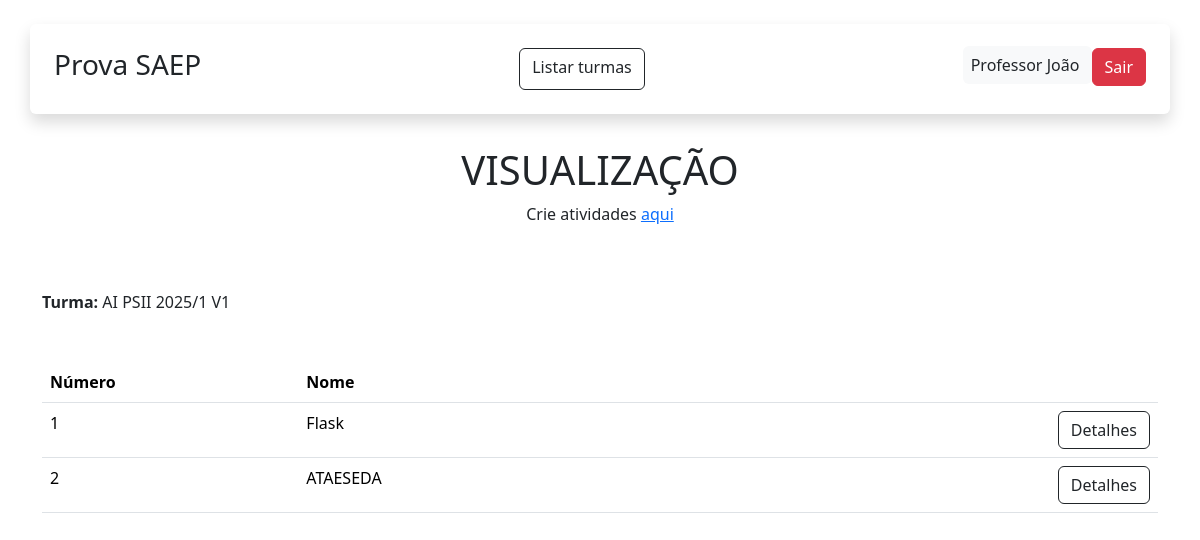
Before: /turma/1/atividades (signed in) with the older database file.
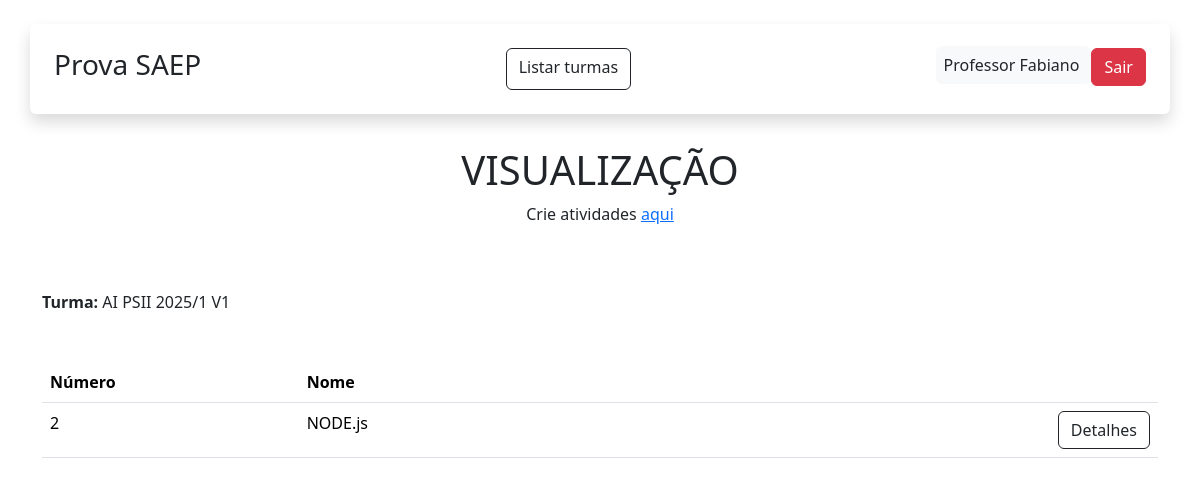
After: the same page with the newer database file.
### app/models.py (models this page shows, shortened)
class User(db.Model, UserMixin):
    id = db.Column(db.Integer, primary_key=True)
    nome = db.Column(db.String(100), nullable=False)
    sobrenome = db.Column(db.String(100), nullable=False)
    email = db.Column(db.String(120), unique=True, nullable=False)
    senha = db.Column(db.String(60), nullable=False)
    turmas = db.relationship('Turma', backref='user', lazy=True)
    atividades = db.relationship('Atividade', backref='user', lazy=True)

class Atividade(db.Model):
    id = db.Column(db.Integer, primary_key=True)
    nome = db.Column(db.String(100), nullable=False)
    detalhes = db.Column(db.String, nullable=False)
    user_id = db.Column(db.Integer, db.ForeignKey('user.id'), nullable=False)
    turma_id = db.Column(db.Integer, db.ForeignKey('turma.id'), nullable=False)

### app/view.py (the view)
@app.route('/turma/<int:turma_id>/atividades', methods=['GET'])
@login_required
def visualizar_atividades_turma(turma_id):
    turma = Turma.query.get_or_404(turma_id)
    atividades = Atividade.query.filter_by(turma_id=turma.id).order_by(Atividade.id).all()
    return render_template('atividade_visualizacao.html', turma=turma, atividades=atividades)

### app/models.py (called while the page is built)
@login_manager.user_loader
def load_user(user_id):
    return User.query.get(int(user_id))

### app/templates/atividade_visualizacao.html (shortened to what this page needs)
{% extends "base.html" %}
{% block content %}
<div class="container">
    <div class="row text-center">
        <h1 class="mt-2">VISUALIZAÇÃO</h1>
        {% if current_user.email == "professor@gmail.com" %}
        <p>Crie atividades <a href="{{ url_for('atividade_turma', turma_id=turma.id) }}">aqui</a></p>
        {% endif %}
    </div>
</div>
<div class="container mt-5">
    <p><b>Turma:</b> {{turma.nome}}</p>
    <div class="mt-5">
        <table class="table">
            <thead>
                <th class="col-3">Número</th>
                <th class="col-9">Nome</th>
                <th class="col-1"></th>
            </thead>
            <tbody>
                {% for linha in atividades %}
                <tr>
                    <td>{{ linha.id }}</td>
                    <td>{{ linha.nome }}</td>
                    <td>
                        <a class="btn btn-outline-dark"
                            href="{{ url_for('atividade_detalhes', atividade_id=linha.id) }}">
                            Detalhes
                        </a>
                    </td>
                </tr>
                {% endfor %}
            </tbody>
        </table>
    </div>
</div>
{% endblock %}

### app/templates/base.html (shortened to what this page needs)
<!DOCTYPE html>
<html lang="en">
<head>
    <link href="https://cdn.jsdelivr.net/npm/bootstrap@5.3.8/dist/css/bootstrap.min.css" rel="stylesheet"
>
</head>
<body>
    <header class="container shadow rounded-2 p-4 my-4 d-flex justify-content-between">
        <h3> Prova SAEP </h3>
        <nav class="nav gap-2 my-md-0">
            <a href="{{ url_for ('turmas') }}" class="btn btn-outline-dark">Listar turmas</a>
        </nav>
        <div>
            {% if current_user.is_authenticated %}
            <span class="p-2 bg-light rounded-2"> {{ current_user.nome }} {{ current_user.sobrenome }} </span>
            <a href="{{ url_for('logout') }}" class="btn btn-danger">Sair</a>
            {% else %}
            <a class="btn btn-outline-dark px-4" href="{{url_for('LoginPage')}}">Login</a>
            <a class="btn btn-outline-dark px-4" href="{{url_for('RegisterPage')}}">Cadastro</a>
            {% endif %}
        </div>
    </header>
    {% block content %} {% endblock %}
</body>
</html>

Changed rows visible on the page:
no longer on this page (row edited): Atividade: id "1", nome "Flask"
changed User "Professor": sobrenome "João" → "Fabiano"
changed Atividade id 2: nome "ATAESEDA" → "NODE.js"
